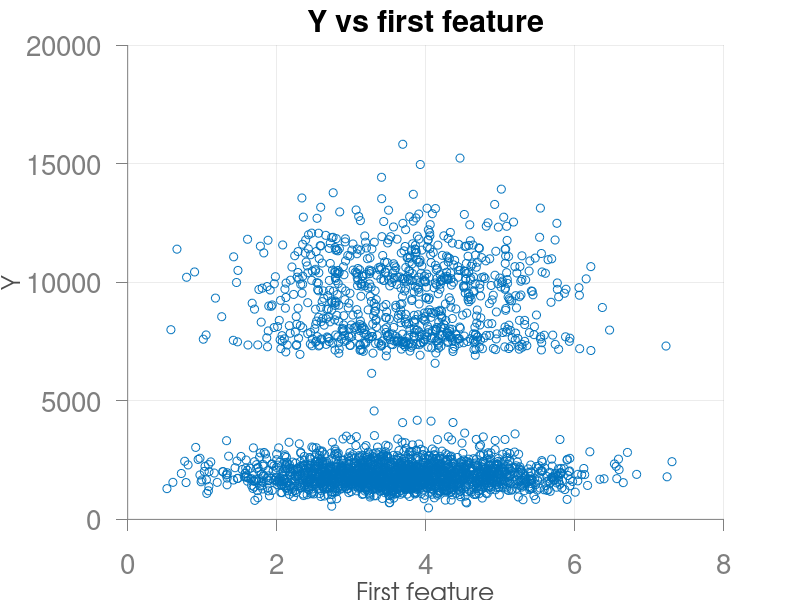

Source code (MATLAB):
data = load('Rome_regression');
trX = data.X_train;
trY = data.y_train;
teX = data.X_test;
label='cor1'
N = size(trY,1);
f = size(trX,2);

switch label
    case 'boxplot'
        boxplot(trX);
        title('Box plot for train data');
        set(gca,'xtick',[]);
        hx = xlabel('Features');
        hy = ylabel('');
    case 'yhist'
        hist(trY,sqrt(N));
        title('Y training set histogram');
        hx = xlabel('Y value');
        hy = ylabel('Frequency');
    case 'xhist'
        for i=1:f
            subplot(ceil(sqrt(f)),ceil(sqrt(f)),i);
            hist(trX(:,i),sqrt(N));
            title(strcat('Feature ',num2str(i)))
            set(gca,'xtick',[]);
            set(gca,'ytick',[]);
        end
    case 'xhist49'
        hist(trX(:,49),sqrt(N));
        title('Feature 49');
        hx = xlabel('Feature value');
        hy = ylabel('Frequency');
    case 'xhist66'
        hist(trX(:,66),sqrt(N));
        title('Feature 66');
        hx = xlabel('Feature value');
        hy = ylabel('Frequency');
    case 'cor1'
        scatter(trX(:,1),trY);
        title('Y vs first feature');
        hx = xlabel('First feature');
        hy = ylabel('Y');
end

% the following code makes the plot look nice and increase font size etc.
set(gca,'fontsize',20,'fontname','Helvetica','box','off','tickdir','out','ticklength',[.02 .02],'xcolor',0.5*[1 1 1],'ycolor',0.5*[1 1 1]);
set([hx; hy],'fontsize',18,'fontname','avantgarde','color',[.3 .3 .3]);
grid on;

